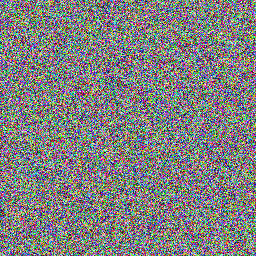
#> input picture outputs/encrypted_image_1.png, 256 x 256 px; its folder holds only this picture in this run
$ jupyter execute --allow-errors Main.ipynb
#> lines starting #> are read from the running program, lines starting #| are printed output that depends on the picture; long printed decimals are rounded
[cell 1]
import base64
import hashlib
from Crypto.Cipher import AES
from Crypto.Cipher import _mode_gcm
from Crypto.Random import get_random_bytes
from Crypto.Hash import SHA256
from Crypto.Protocol.KDF import PBKDF2
from Crypto.Random import get_random_bytes
from scipy.integrate import solve_ivp
from PIL import Image
import numpy as np
import matplotlib.pyplot as plt
import pandas as pd
import time

[cell 2]
def logistic_map(x, r):
    return r * x * (1 - x)

def lorenz_system(t, xyz, sigma, rho, beta):
    x, y, z = xyz
    return [sigma * (y - x), x * (rho - z) - y, x * y - beta * z]

[cell 3]
def secure_initialization_parameter(key, salt):
    return PBKDF2(key, salt, dkLen=32, count=1000000)

[cell 4]
# Combined Chaotic System Function
# [31 lines left out: function combined_chaotic_system, not called in this run]

[cell 5]
# Image Encryption Function
# [27 lines left out: function encrypt_image, not called in this run]

[cell 6]
# Image Decryption Function
# [21 lines left out: function decrypt_image, not called in this run]

[cell 7]
# Main execution
key = b'ThisIsA32ByteLongerKey'

num_rounds = 10

#> (the rest of this cell did not finish here and is left out)

#> (a cell that did not finish here is left out)

[cell 9]
# Plotting the results

ccaes_line = [2.9, 2.9, 2.9, 2.88]

#> (the rest of this cell did not finish here and is left out)

#> (a cell that did not finish here is left out)

[cell 11]
# Plotting the results

ccaes_line = [2.9, 2.9, 2.9, 2.88]

plt.plot(ccaes_line, label='CCAES')

plt.xlabel('Image Index')
plt.ylabel('Time (seconds)')
plt.title('Encryption and Decryption Time Comparison')
plt.legend()
plt.show()
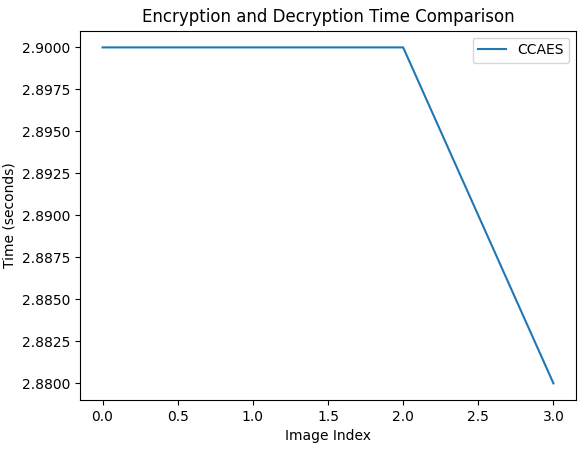
#> figure drawn by matplotlib, 1 panel

NPCR and UACI

[cell 12]
def calculate_metrics(original_image_path, encrypted_image_path):
#> further down, encrypted_img is the input picture: PIL image 256x256 RGB; mean R, G, B 127.7, 127.8, 127.7
    original_image = Image.open(original_image_path)
    encrypted_image = Image.open(encrypted_image_path)

    original_pixels = np.array(original_image)
    encrypted_pixels = np.array(encrypted_image)

    total_pixels = original_pixels.shape[0] * original_pixels.shape[1] * original_pixels.shape[2]

    # Calculate NPCR
    differing_pixels = np.count_nonzero(original_pixels != encrypted_pixels)
    npcr = (differing_pixels / total_pixels) * 100

    # Calculate UACI
    uaci = np.sum(np.abs(original_pixels - encrypted_pixels)) / (total_pixels * 255)

    # Calculate the absolute difference between pixel values
    pixel_difference = np.abs(original_pixels.astype(int) - encrypted_pixels.astype(int))

    # Calculate UACI
    uaci = np.mean(pixel_difference) / 255

    return npcr, uaci

# Example usage

#> (the rest of this cell did not finish here and is left out)

Correlation Coefficient

[cell 13]
# Calculate adjacent pixel correlations
def calculate_correlation(image_array):
    N = image_array.size
#> N = 196608
    x = image_array[:, :, 0].ravel()
    y = image_array[:, :, 1].ravel()
    z = image_array[:, :, 2].ravel()

    Ex = np.mean(x)
#> Ex = 127.7
    Ey = np.mean(y)
#> Ey = 127.8
    Ez = np.mean(z)
#> Ez = 127.7

    cov_xy = np.mean((x - Ex) * (y - Ey))
#> cov_xy = 17.29
    cov_yz = np.mean((y - Ey) * (z - Ez))
#> cov_yz = -16.09
    cov_xz = np.mean((x - Ex) * (z - Ez))
#> cov_xz = 26.81

    Dx = np.mean((x - Ex) ** 2)
#> Dx = 5445.9
    Dy = np.mean((y - Ey) ** 2)
#> Dy = 5461.4
    Dz = np.mean((z - Ez) ** 2)
#> Dz = 5481.5

    corr_xy = cov_xy / np.sqrt(Dx * Dy)
#> corr_xy = 0.00317
    corr_yz = cov_yz / np.sqrt(Dy * Dz)
#> corr_yz = -0.00294
    corr_xz = cov_xz / np.sqrt(Dx * Dz)
#> corr_xz = 0.00491
#> `corr_xy, corr_yz, corr_xz= calculate_correlation(encrypted_array)`: corr_xy = 0.00317; corr_yz = -0.00294; corr_xz = 0.00491
#| Horizontal: 0.00317
#| Vertical: -0.002941
#| Diagonal: 0.004907
#> `img1 = cv2.imread(f'outputs/encrypted_image_{img_number}.png', cv2.IMR..`:
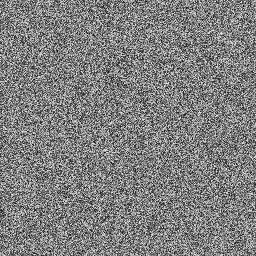
#> img1: shape (256, 256); min 2, max 252, mean 127.3

    return corr_xy, corr_yz, corr_xz

# Plot the correlation coefficients
# [12 lines left out: function plot_correlation, not called in this run]

#> (the rest of this cell did not finish here and is left out)

[cell 14]
import cv2
import numpy as np

def calcEntropy(img):
    entropy = []

    hist = cv2.calcHist([img], [0], None, [256], [0, 255])
#> hist = 256 values, max 483 at index 152, min 0 at index 0, mean 256
    total_pixel = img.shape[0] * img.shape[1]
#> total_pixel = 65536

    for item in hist:
        probability = item / total_pixel
        if probability == 0:
            en = 0
        else:
            en = -1 * probability * (np.log(probability) / np.log(2))
        entropy.append(en)
#> this loop made 256 passes
#> (item, probability, en) on passes 1 to 12: ([0], [0], 0), ([0], [0], 0), ([1], [1.53e-05], [0.000244]), ([3], [4.58e-05], [0.00066]), ([1], [1.53e-05], [0.000244]), ([4], [6.1e-05], [0.000854]), ([2], [3.05e-05], [0.000458]), ([6], [9.16e-05], [0.00123]), ([5], [7.63e-05], [0.00104]), ([10], [0.000153], [0.00193]), ([13], [0.000198], [0.00244]), ([17], [0.000259], [0.00309])
#> en on passes 61 to 66: [0.0308], [0.0305], [0.0324], [0.0329], [0.0353], [0.0345]
#> after the loop, entropy = 256 items, first 6: 0, 0, [0.000244], [0.00066], [0.000244], [0.000854]

    sum_en = np.sum(entropy)
    return sum_en

print('Information Entropy')

#> (the rest of this cell did not finish here and is left out)
